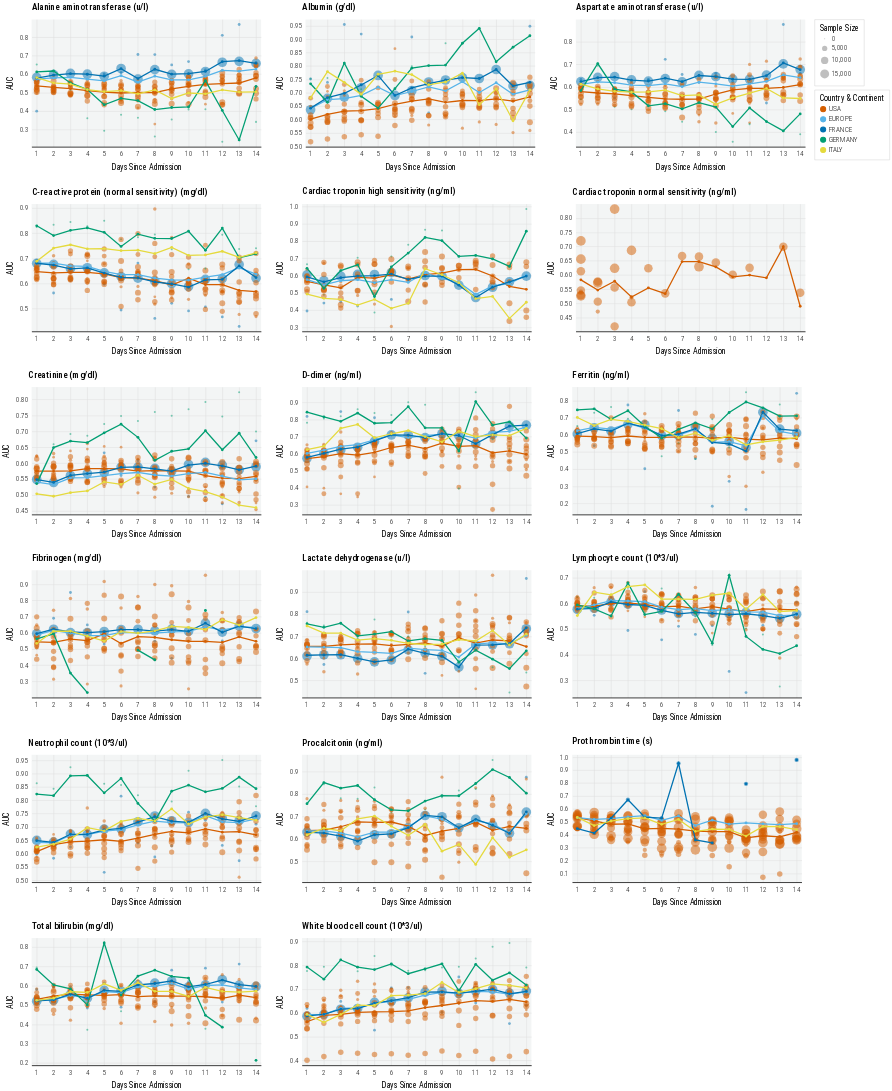

Notebook source saved alongside this figure:
### Code cell
def plot_lab(df=None, lab='Neutrophil count (10*3/uL)', is_country=True):
    d = df.copy()
    d = d[d.lab == lab]
    
    showLegend = False
    if lab == 'Aspartate aminotransferase (U/L)':
        showLegend = True
    
    """
    Country-Level
    """
    dm = d[d.siteid.str.contains('META')].copy()
    dm.siteid = dm.siteid.apply(lambda x: x.replace('META-', ''))
    color_scale=alt.Scale(domain=countries, range=country_colors)
    
    plot = alt.Chart(
        dm
    ).mark_line(
#         point=True,
        size=2.5,
#         stroke='black',
        opacity=1
    ).encode(
        x=alt.X("day:Q", title='Days Since Admission', axis=alt.Axis(labelAngle=0, tickCount=10), scale=alt.Scale(clamp=True, nice=False, padding=10)),
        y=alt.Y("value:Q", title='AUC', scale=alt.Scale(zero=False, nice=False, padding=10)),
        # shape=alt.Shape("siteid:N", title='Continent', scale=alt.Scale(domain=['USA', 'EUROPE'], range=['circle', 'diamond']), legend=alt.Legend() if showLegend else None),
        color=alt.Color("siteid:N", title='Country & Continent', scale=color_scale, legend=alt.Legend() if showLegend else None),
    ).properties(
        width=450,
        height=250
    )
    
    point = plot.mark_point(
        filled=True,
        opacity=1,
        size=30
    ).encode(
        color=alt.Color("siteid:N", title='Country & Continent', scale=color_scale)
    )
    

    cp = (plot + point) # if is_country else plot

    """
    Site-Level
    """
    dm = d[~d.siteid.str.contains('META')].copy()
    color_scale=alt.Scale(domain=sites, range=site_colors)

    plot = alt.Chart(
        dm
    ).mark_line(
#         point=True,
        size=2.5,
#         stroke='black',
        opacity=0
    ).encode(
        x=alt.X("day:Q", title='Days Since Admission', axis=alt.Axis(labelAngle=0, tickCount=10), scale=alt.Scale(clamp=True, nice=False, padding=10)),
        y=alt.Y("value:Q", title='AUC', scale=alt.Scale(zero=False, nice=False, padding=10)),
        color=alt.Color("siteid:N", title=None, scale=color_scale, legend=None),
    ).properties(
        width=450,
        height=250
    )
    
    point = plot.mark_point(
        filled=True,
        opacity=0.5,
        size=150
    ).encode(
        color=alt.Color("siteid:N", title=None, scale=alt.Scale(domain=sites, range=site_colors), legend=None),
        size=alt.Size('N:Q', title='Sample Size', legend=alt.Legend() if showLegend else None),
        
        # color=alt.Color("N:Q", title='Sample Size', legend=alt.Legend() if showLegend else None),
        # shape=alt.Shape("siteid:N", title=None, scale=alt.Scale(domain=sites, range=site_shapes), legend=None),
        
        # opacity=alt.Opacity('N:Q', title='Sample Size', scale=alt.Scale(range=[0, 1]))
    )
    

    sp = (plot + point) # if is_country else plot
    
    """
    Combine
    """
    plot = (sp + cp).resolve_scale(color='independent', size='independent', shape='independent')
    
    plot = plot.properties(
        title={
            "text": [
                f"{lab.capitalize()}",
            ],
            "dx": 50,
            'fontSize': 18,
            "subtitleColor": "gray",
        }
    )

    return plot

# plot = plot_lab(df=df)

p1 = alt.hconcat(*(
   plot_lab(df=df, lab=lab, is_country=True) for lab in unique_labs[0:3]
), spacing=30)#.resolve_scale(color='shared', shape='shared', stroke='independent', size='independent')

p2 = alt.hconcat(*(
   plot_lab(df=df, lab=lab, is_country=True) for lab in unique_labs[3:6]
), spacing=30)#.resolve_scale(color='shared', shape='shared', stroke='independent', size='independent')

p3 = alt.hconcat(*(
   plot_lab(df=df, lab=lab, is_country=True) for lab in unique_labs[6:9]
), spacing=30)#.resolve_scale(color='shared', shape='shared', stroke='independent', size='independent')

p4 = alt.hconcat(*(
   plot_lab(df=df, lab=lab, is_country=True) for lab in unique_labs[9:12]
), spacing=30)#.resolve_scale(color='shared', shape='shared', stroke='independent', size='independent')

p5 = alt.hconcat(*(
   plot_lab(df=df, lab=lab, is_country=True) for lab in unique_labs[12:15]
), spacing=30)#.resolve_scale(color='shared', shape='shared', stroke='independent', size='independent')

p6 = alt.hconcat(*(
   plot_lab(df=df, lab=lab, is_country=True) for lab in unique_labs[15:18]
), spacing=30)#.resolve_scale(color='shared', shape='shared', stroke='independent', size='independent')

plot = alt.vconcat(p1, p2, p3, p4, p5, p6, spacing=30)#.resolve_scale(color='shared')

# plot = plot.properties(
#     title={
# #         "text": [
# #             f"Lab Trajectory",
# #         ],
#         "dx": 30,
# #         "subtitle": [
# #             get_visualization_subtitle(data_release=data_release, with_num_sites=False)
# #         ],
#         "subtitleColor": "gray",
#     }
# )

plot = apply_theme(
    plot,
    axis_y_title_font_size=16,
    title_anchor='start',
    legend_orient='right',
    legend_title_orient='top',
    axis_label_font_size=14,
    header_label_font_size=16,
    subtitle_font_size=18,
#     point_size=100
)

plot
